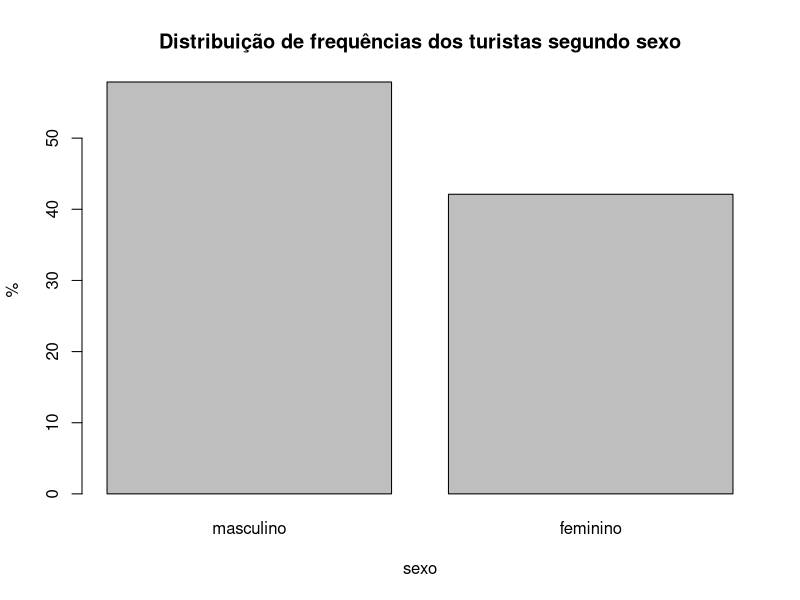
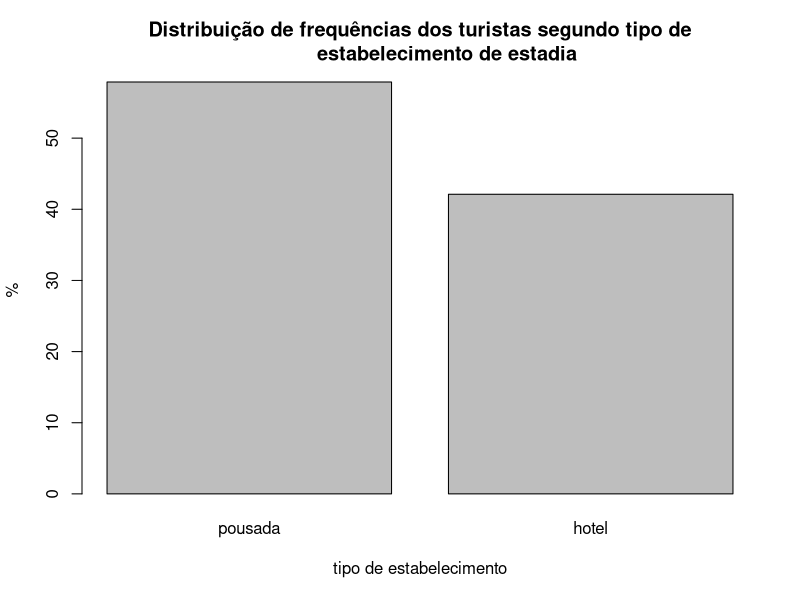
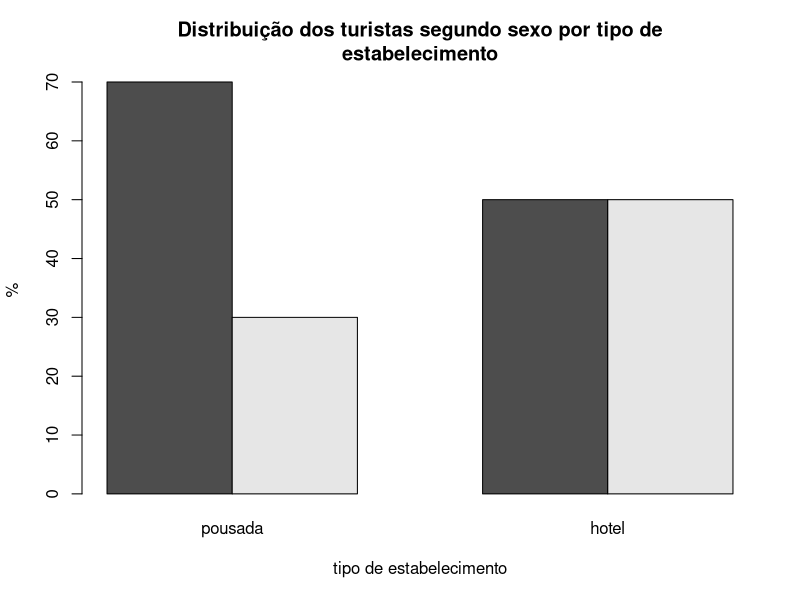

R code for these plots, in order:
# Script roteiro para a atividade 2 - aula 7 - dados de turismo

# Etapa 1: Leitura e manipulação dos dados na branch “main”
# Leitura e verificação do banco

dados = read.csv("dados_turismo.csv", header = T, sep = ";")
str(dados)
summary(dados)

# Atribuindo legendas dos rótulos das variáveis qualitativas

dados$sexo = factor(dados$sexo, levels = c(1, 2), labels = c("masculino", "feminino"))
dados$estabelecimento = factor(dados$estabelecimento, levels = c("P", "H"), labels =
                                 c("pousada", "hotel"))

# Etapa 2: Análise descritiva de dados na branch “analise-descritiva”

# Tabelas e gráficos de distribuição de frequências das variáveis qualitativas

f_sexo = round(prop.table(table(dados$sexo, useNA="no")) * 100, 2)

barplot (f_sexo, main = "Distribuição de frequências dos turistas segundo sexo", xlab = "sexo",
         ylab = "%")

f_estab = round(prop.table(table(dados$estabelecimento, useNA="no")) * 100, 2)

barplot (f_estab, main = "Distribuição de frequências dos turistas segundo tipo de
         estabelecimento de estadia", xlab = "tipo de estabelecimento", ylab = "%")

f_sexo_estab = round(prop.table(table(dados$sexo, dados$estabelecimento, useNA="no"),
                                 margin = 2) * 100, 2)

barplot(f_sexo_estab, main = "Distribuição dos turistas segundo sexo por tipo de
estabelecimento", xlab = "tipo de estabelecimento", ylab = "%", beside = TRUE)

# Medidas descritivas para variáveis quantitativas

quantile(dados$duracao, c(0.25, 0.50, 0.75), na.rm = TRUE)

mean(dados$duracao, na.rm = TRUE)

sd(dados$duracao, na.rm = TRUE)

quantile(dados$valor, c(0.25, 0.50, 0.75), na.rm = TRUE)

mean(dados$valor, na.rm = TRUE)

sd(dados$valor, na.rm = TRUE)
